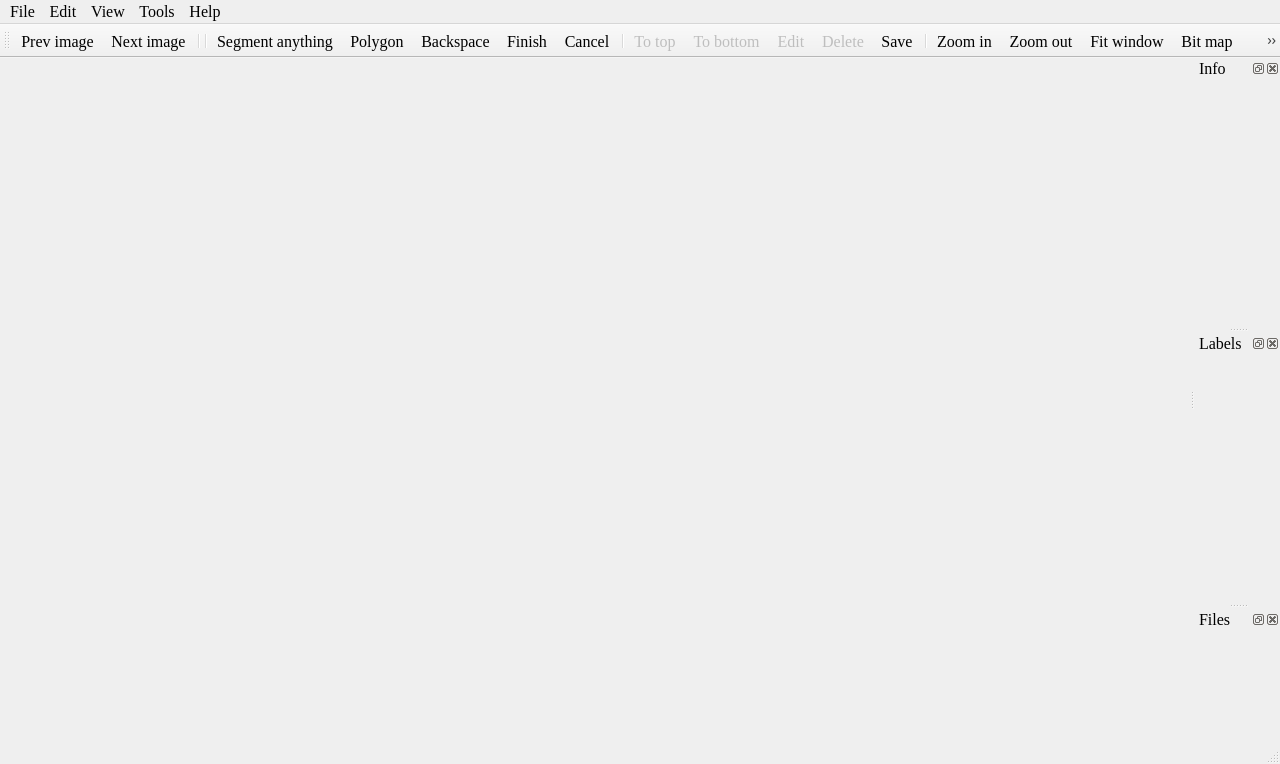
<?xml version="1.0" encoding="UTF-8"?>
<ui version="4.0">
 <class>MainWindow</class>
 <widget class="QMainWindow" name="MainWindow">
  <property name="geometry">
   <rect>
    <x>0</x>
    <y>0</y>
    <width>1280</width>
    <height>764</height>
   </rect>
  </property>
  <property name="minimumSize">
   <size>
    <width>800</width>
    <height>600</height>
   </size>
  </property>
  <property name="font">
   <font>
    <family>Times New Roman</family>
    <pointsize>12</pointsize>
   </font>
  </property>
  <property name="windowTitle">
   <string>ISAT</string>
  </property>
  <property name="windowIcon">
   <iconset>
    <normaloff>:/icons/icons/isat_bg_50x25.png</normaloff>:/icons/icons/isat_bg_50x25.png</iconset>
  </property>
  <widget class="QWidget" name="centralwidget">
   <layout class="QVBoxLayout" name="verticalLayout">
    <property name="spacing">
     <number>0</number>
    </property>
    <property name="leftMargin">
     <number>0</number>
    </property>
    <property name="topMargin">
     <number>0</number>
    </property>
    <property name="rightMargin">
     <number>0</number>
    </property>
    <property name="bottomMargin">
     <number>0</number>
    </property>
   </layout>
  </widget>
  <widget class="QMenuBar" name="menubar">
   <property name="enabled">
    <bool>true</bool>
   </property>
   <property name="geometry">
    <rect>
     <x>0</x>
     <y>0</y>
     <width>1280</width>
     <height>24</height>
    </rect>
   </property>
   <property name="font">
    <font>
     <family>Times New Roman</family>
     <pointsize>12</pointsize>
    </font>
   </property>
   <property name="autoFillBackground">
    <bool>false</bool>
   </property>
   <property name="defaultUp">
    <bool>false</bool>
   </property>
   <property name="nativeMenuBar">
    <bool>true</bool>
   </property>
   <widget class="QMenu" name="menuFile">
    <property name="font">
     <font>
      <family>Times New Roman</family>
      <pointsize>12</pointsize>
     </font>
    </property>
    <property name="title">
     <string>File</string>
    </property>
    <addaction name="actionOpen_dir"/>
    <addaction name="actionSave_dir"/>
    <addaction name="separator"/>
    <addaction name="actionPrev"/>
    <addaction name="actionNext"/>
    <addaction name="separator"/>
    <addaction name="actionSetting"/>
    <addaction name="actionExit"/>
   </widget>
   <widget class="QMenu" name="menuView">
    <property name="font">
     <font>
      <family>Times New Roman</family>
      <pointsize>12</pointsize>
     </font>
    </property>
    <property name="title">
     <string>View</string>
    </property>
    <addaction name="separator"/>
    <addaction name="actionZoom_in"/>
    <addaction name="actionZoom_out"/>
    <addaction name="actionFit_wiondow"/>
    <addaction name="separator"/>
    <addaction name="actionBit_map"/>
    <addaction name="separator"/>
   </widget>
   <widget class="QMenu" name="menuAbout">
    <property name="font">
     <font>
      <family>Times New Roman</family>
      <pointsize>12</pointsize>
     </font>
    </property>
    <property name="title">
     <string>Help</string>
    </property>
    <widget class="QMenu" name="menuLaguage">
     <property name="title">
      <string>Laguage</string>
     </property>
     <property name="icon">
      <iconset resource="../icons.qrc">
       <normaloff>:/icon/icons/翻译_translate.svg</normaloff>:/icon/icons/翻译_translate.svg</iconset>
     </property>
     <addaction name="actionChinese"/>
     <addaction name="actionEnglish"/>
    </widget>
    <addaction name="menuLaguage"/>
    <addaction name="actionShortcut"/>
    <addaction name="actionAbout"/>
   </widget>
   <widget class="QMenu" name="menuTools">
    <property name="enabled">
     <bool>true</bool>
    </property>
    <property name="font">
     <font>
      <family>Times New Roman</family>
      <pointsize>12</pointsize>
     </font>
    </property>
    <property name="title">
     <string>Tools</string>
    </property>
    <addaction name="actionToVOC"/>
    <addaction name="actionToCOCO"/>
    <addaction name="actionTo_LabelMe"/>
    <addaction name="separator"/>
    <addaction name="actionFromCOCO"/>
   </widget>
   <widget class="QMenu" name="menuEdit">
    <property name="font">
     <font>
      <family>Times New Roman</family>
      <pointsize>12</pointsize>
     </font>
    </property>
    <property name="title">
     <string>Edit</string>
    </property>
    <addaction name="actionSegment_anything"/>
    <addaction name="actionPolygon"/>
    <addaction name="actionBackspace"/>
    <addaction name="actionFinish"/>
    <addaction name="actionCancel"/>
    <addaction name="separator"/>
    <addaction name="actionTo_top"/>
    <addaction name="actionTo_bottom"/>
    <addaction name="separator"/>
    <addaction name="actionEdit"/>
    <addaction name="actionDelete"/>
    <addaction name="actionSave"/>
   </widget>
   <addaction name="menuFile"/>
   <addaction name="menuEdit"/>
   <addaction name="menuView"/>
   <addaction name="menuTools"/>
   <addaction name="menuAbout"/>
  </widget>
  <widget class="QStatusBar" name="statusbar">
   <property name="layoutDirection">
    <enum>Qt::LeftToRight</enum>
   </property>
  </widget>
  <widget class="QToolBar" name="toolBar">
   <property name="font">
    <font>
     <family>Times New Roman</family>
     <pointsize>12</pointsize>
    </font>
   </property>
   <property name="windowTitle">
    <string>toolBar</string>
   </property>
   <property name="iconSize">
    <size>
     <width>24</width>
     <height>24</height>
    </size>
   </property>
   <property name="toolButtonStyle">
    <enum>Qt::ToolButtonIconOnly</enum>
   </property>
   <property name="floatable">
    <bool>false</bool>
   </property>
   <attribute name="toolBarArea">
    <enum>TopToolBarArea</enum>
   </attribute>
   <attribute name="toolBarBreak">
    <bool>false</bool>
   </attribute>
   <addaction name="actionPrev"/>
   <addaction name="actionNext"/>
   <addaction name="separator"/>
   <addaction name="separator"/>
   <addaction name="actionSegment_anything"/>
   <addaction name="actionPolygon"/>
   <addaction name="actionBackspace"/>
   <addaction name="actionFinish"/>
   <addaction name="actionCancel"/>
   <addaction name="separator"/>
   <addaction name="actionTo_top"/>
   <addaction name="actionTo_bottom"/>
   <addaction name="actionEdit"/>
   <addaction name="actionDelete"/>
   <addaction name="actionSave"/>
   <addaction name="separator"/>
   <addaction name="actionZoom_in"/>
   <addaction name="actionZoom_out"/>
   <addaction name="actionFit_wiondow"/>
   <addaction name="actionBit_map"/>
   <addaction name="actionVisible"/>
  </widget>
  <widget class="QDockWidget" name="info_dock">
   <property name="minimumSize">
    <size>
     <width>85</width>
     <height>43</height>
    </size>
   </property>
   <property name="features">
    <set>QDockWidget::AllDockWidgetFeatures</set>
   </property>
   <property name="windowTitle">
    <string>Info</string>
   </property>
   <attribute name="dockWidgetArea">
    <number>2</number>
   </attribute>
   <widget class="QWidget" name="dockWidgetContents_2"/>
  </widget>
  <widget class="QDockWidget" name="labels_dock">
   <property name="minimumSize">
    <size>
     <width>85</width>
     <height>43</height>
    </size>
   </property>
   <property name="features">
    <set>QDockWidget::AllDockWidgetFeatures</set>
   </property>
   <property name="windowTitle">
    <string>Labels</string>
   </property>
   <attribute name="dockWidgetArea">
    <number>2</number>
   </attribute>
   <widget class="QWidget" name="dockWidgetContents_3"/>
  </widget>
  <widget class="QDockWidget" name="files_dock">
   <property name="windowTitle">
    <string>Files</string>
   </property>
   <attribute name="dockWidgetArea">
    <number>2</number>
   </attribute>
   <widget class="QWidget" name="dockWidgetContents"/>
  </widget>
  <action name="actionOpen_dir">
   <property name="icon">
    <iconset resource="../icons.qrc">
     <normaloff>:/icon/icons/照片_pic.svg</normaloff>:/icon/icons/照片_pic.svg</iconset>
   </property>
   <property name="text">
    <string>Images dir</string>
   </property>
   <property name="statusTip">
    <string>Open images dir.</string>
   </property>
  </action>
  <action name="actionZoom_in">
   <property name="icon">
    <iconset resource="../icons.qrc">
     <normaloff>:/icon/icons/放大_zoom-in.svg</normaloff>:/icon/icons/放大_zoom-in.svg</iconset>
   </property>
   <property name="text">
    <string>Zoom in</string>
   </property>
   <property name="statusTip">
    <string>Zoom in.</string>
   </property>
  </action>
  <action name="actionZoom_out">
   <property name="icon">
    <iconset resource="../icons.qrc">
     <normaloff>:/icon/icons/缩小_zoom-out.svg</normaloff>:/icon/icons/缩小_zoom-out.svg</iconset>
   </property>
   <property name="text">
    <string>Zoom out</string>
   </property>
   <property name="statusTip">
    <string>Zoom out.</string>
   </property>
  </action>
  <action name="actionFit_wiondow">
   <property name="icon">
    <iconset resource="../icons.qrc">
     <normaloff>:/icon/icons/全宽_fullwidth.svg</normaloff>:/icon/icons/全宽_fullwidth.svg</iconset>
   </property>
   <property name="text">
    <string>Fit window</string>
   </property>
   <property name="toolTip">
    <string>Fit window</string>
   </property>
   <property name="statusTip">
    <string>Fit window.</string>
   </property>
   <property name="shortcut">
    <string>F</string>
   </property>
  </action>
  <action name="actionSetting">
   <property name="icon">
    <iconset resource="../icons.qrc">
     <normaloff>:/icon/icons/设置_setting-two.svg</normaloff>:/icon/icons/设置_setting-two.svg</iconset>
   </property>
   <property name="text">
    <string>Setting</string>
   </property>
   <property name="statusTip">
    <string>Setting.</string>
   </property>
  </action>
  <action name="actionExit">
   <property name="icon">
    <iconset resource="../icons.qrc">
     <normaloff>:/icon/icons/开关_power.svg</normaloff>:/icon/icons/开关_power.svg</iconset>
   </property>
   <property name="text">
    <string>Exit</string>
   </property>
   <property name="toolTip">
    <string>Exit</string>
   </property>
   <property name="statusTip">
    <string>Exit.</string>
   </property>
  </action>
  <action name="actionSave_dir">
   <property name="icon">
    <iconset resource="../icons.qrc">
     <normaloff>:/icon/icons/文件夹-开_folder-open.svg</normaloff>:/icon/icons/文件夹-开_folder-open.svg</iconset>
   </property>
   <property name="text">
    <string>Label dir</string>
   </property>
   <property name="statusTip">
    <string>Open label dir.</string>
   </property>
  </action>
  <action name="actionSave">
   <property name="icon">
    <iconset resource="../icons.qrc">
     <normaloff>:/icon/icons/保存_save.svg</normaloff>:/icon/icons/保存_save.svg</iconset>
   </property>
   <property name="text">
    <string>Save</string>
   </property>
   <property name="statusTip">
    <string>Save annotation.</string>
   </property>
   <property name="shortcut">
    <string>S</string>
   </property>
  </action>
  <action name="actionPrev">
   <property name="checkable">
    <bool>false</bool>
   </property>
   <property name="icon">
    <iconset resource="../icons.qrc">
     <normaloff>:/icon/icons/上一步_back.svg</normaloff>:/icon/icons/上一步_back.svg</iconset>
   </property>
   <property name="text">
    <string>Prev image</string>
   </property>
   <property name="toolTip">
    <string>Prev image</string>
   </property>
   <property name="statusTip">
    <string>Prev image.</string>
   </property>
   <property name="shortcut">
    <string>A</string>
   </property>
   <property name="menuRole">
    <enum>QAction::TextHeuristicRole</enum>
   </property>
   <property name="priority">
    <enum>QAction::NormalPriority</enum>
   </property>
  </action>
  <action name="actionNext">
   <property name="icon">
    <iconset resource="../icons.qrc">
     <normaloff>:/icon/icons/下一步_next.svg</normaloff>:/icon/icons/下一步_next.svg</iconset>
   </property>
   <property name="text">
    <string>Next image</string>
   </property>
   <property name="toolTip">
    <string>Next image</string>
   </property>
   <property name="statusTip">
    <string>Next image.</string>
   </property>
   <property name="shortcut">
    <string>D</string>
   </property>
  </action>
  <action name="actionShortcut">
   <property name="icon">
    <iconset resource="../icons.qrc">
     <normaloff>:/icon/icons/键盘_keyboard-one.svg</normaloff>:/icon/icons/键盘_keyboard-one.svg</iconset>
   </property>
   <property name="text">
    <string>Shortcut</string>
   </property>
  </action>
  <action name="actionAbout">
   <property name="icon">
    <iconset resource="../icons.qrc">
     <normaloff>:/icon/icons/我的_me.svg</normaloff>:/icon/icons/我的_me.svg</iconset>
   </property>
   <property name="text">
    <string>About</string>
   </property>
  </action>
  <action name="actionSegment_anything">
   <property name="icon">
    <iconset resource="../icons.qrc">
     <normaloff>:/icon/icons/M_Favicon.ico</normaloff>:/icon/icons/M_Favicon.ico</iconset>
   </property>
   <property name="text">
    <string>Segment anything</string>
   </property>
   <property name="toolTip">
    <string>Segment anything</string>
   </property>
   <property name="statusTip">
    <string>Quick annotate using Segment anything.</string>
   </property>
   <property name="shortcut">
    <string>Q</string>
   </property>
  </action>
  <action name="actionDelete">
   <property name="enabled">
    <bool>false</bool>
   </property>
   <property name="icon">
    <iconset resource="../icons.qrc">
     <normaloff>:/icon/icons/删除_delete.svg</normaloff>:/icon/icons/删除_delete.svg</iconset>
   </property>
   <property name="text">
    <string>Delete</string>
   </property>
   <property name="toolTip">
    <string>Delete polygon</string>
   </property>
   <property name="statusTip">
    <string>Delete polygon.</string>
   </property>
   <property name="shortcut">
    <string>Del</string>
   </property>
  </action>
  <action name="actionBit_map">
   <property name="checkable">
    <bool>false</bool>
   </property>
   <property name="icon">
    <iconset resource="../icons.qrc">
     <normaloff>:/icon/icons/照片_pic.svg</normaloff>:/icon/icons/照片_pic.svg</iconset>
   </property>
   <property name="text">
    <string>Bit map</string>
   </property>
   <property name="statusTip">
    <string>Show instance or segmeent state.</string>
   </property>
   <property name="shortcut">
    <string>Space</string>
   </property>
  </action>
  <action name="actionEdit">
   <property name="enabled">
    <bool>false</bool>
   </property>
   <property name="icon">
    <iconset resource="../icons.qrc">
     <normaloff>:/icon/icons/编辑_edit.svg</normaloff>:/icon/icons/编辑_edit.svg</iconset>
   </property>
   <property name="text">
    <string>Edit</string>
   </property>
   <property name="toolTip">
    <string>Edit polygon</string>
   </property>
   <property name="statusTip">
    <string>Edit polygon attribute.</string>
   </property>
  </action>
  <action name="actionTo_top">
   <property name="enabled">
    <bool>false</bool>
   </property>
   <property name="icon">
    <iconset resource="../icons.qrc">
     <normaloff>:/icon/icons/去顶部_to-top.svg</normaloff>:/icon/icons/去顶部_to-top.svg</iconset>
   </property>
   <property name="text">
    <string>To top</string>
   </property>
   <property name="toolTip">
    <string>Move polygon to top layer</string>
   </property>
   <property name="statusTip">
    <string>Move polygon to top layer.</string>
   </property>
   <property name="shortcut">
    <string>T</string>
   </property>
  </action>
  <action name="actionTo_bottom">
   <property name="enabled">
    <bool>false</bool>
   </property>
   <property name="icon">
    <iconset resource="../icons.qrc">
     <normaloff>:/icon/icons/去底部_to-bottom.svg</normaloff>:/icon/icons/去底部_to-bottom.svg</iconset>
   </property>
   <property name="text">
    <string>To bottom</string>
   </property>
   <property name="toolTip">
    <string>Move polygon to bottom layer</string>
   </property>
   <property name="statusTip">
    <string>Move polygon to bottom layer.</string>
   </property>
   <property name="shortcut">
    <string>B</string>
   </property>
  </action>
  <action name="actionToVOC">
   <property name="icon">
    <iconset resource="../icons.qrc">
     <normaloff>:/icon/icons/VOC_32x32.png</normaloff>:/icon/icons/VOC_32x32.png</iconset>
   </property>
   <property name="text">
    <string>To VOC</string>
   </property>
   <property name="toolTip">
    <string>Convert ISAT to VOC</string>
   </property>
   <property name="statusTip">
    <string>Convert ISAT jsons to VOC png images.</string>
   </property>
   <property name="whatsThis">
    <string/>
   </property>
  </action>
  <action name="actionChinese">
   <property name="checkable">
    <bool>true</bool>
   </property>
   <property name="text">
    <string>中文</string>
   </property>
   <property name="font">
    <font>
     <family>Times New Roman</family>
     <pointsize>12</pointsize>
    </font>
   </property>
  </action>
  <action name="actionEnglish">
   <property name="checkable">
    <bool>true</bool>
   </property>
   <property name="text">
    <string>English</string>
   </property>
   <property name="font">
    <font>
     <family>Times New Roman</family>
     <pointsize>12</pointsize>
    </font>
   </property>
  </action>
  <action name="actionBackspace">
   <property name="icon">
    <iconset resource="../icons.qrc">
     <normaloff>:/icon/icons/删除_delete-two.svg</normaloff>:/icon/icons/删除_delete-two.svg</iconset>
   </property>
   <property name="text">
    <string>Backspace</string>
   </property>
   <property name="toolTip">
    <string>Backspace</string>
   </property>
   <property name="statusTip">
    <string>Backspace.</string>
   </property>
   <property name="shortcut">
    <string>Z</string>
   </property>
  </action>
  <action name="actionCancel">
   <property name="icon">
    <iconset resource="../icons.qrc">
     <normaloff>:/icon/icons/关闭_close-one.svg</normaloff>:/icon/icons/关闭_close-one.svg</iconset>
   </property>
   <property name="text">
    <string>Cancel</string>
   </property>
   <property name="toolTip">
    <string>Annotate canceled</string>
   </property>
   <property name="statusTip">
    <string>Annotate canceled.</string>
   </property>
   <property name="shortcut">
    <string>Esc</string>
   </property>
  </action>
  <action name="actionFinish">
   <property name="icon">
    <iconset resource="../icons.qrc">
     <normaloff>:/icon/icons/校验_check-one.svg</normaloff>:/icon/icons/校验_check-one.svg</iconset>
   </property>
   <property name="text">
    <string>Finish</string>
   </property>
   <property name="toolTip">
    <string>Annotate finished</string>
   </property>
   <property name="statusTip">
    <string>Annotate finished.</string>
   </property>
   <property name="shortcut">
    <string>E</string>
   </property>
  </action>
  <action name="actionPolygon">
   <property name="icon">
    <iconset resource="../icons.qrc">
     <normaloff>:/icon/icons/锚点_anchor.svg</normaloff>:/icon/icons/锚点_anchor.svg</iconset>
   </property>
   <property name="text">
    <string>Polygon</string>
   </property>
   <property name="toolTip">
    <string>Draw polygon</string>
   </property>
   <property name="statusTip">
    <string>Accurately annotate by drawing polygon. </string>
   </property>
   <property name="shortcut">
    <string>C</string>
   </property>
  </action>
  <action name="actionVisible">
   <property name="icon">
    <iconset>
     <normaloff>:/icon/icons/眼睛_eyes.svg</normaloff>:/icon/icons/眼睛_eyes.svg</iconset>
   </property>
   <property name="text">
    <string>Visible</string>
   </property>
   <property name="statusTip">
    <string>Visible</string>
   </property>
   <property name="shortcut">
    <string>V</string>
   </property>
  </action>
  <action name="actionToCOCO">
   <property name="icon">
    <iconset resource="../icons.qrc">
     <normaloff>:/icon/icons/coco.ico</normaloff>:/icon/icons/coco.ico</iconset>
   </property>
   <property name="text">
    <string>To COCO</string>
   </property>
   <property name="toolTip">
    <string>Convert ISAT to COCO</string>
   </property>
   <property name="statusTip">
    <string>Convert ISAT jsons to COCO json.</string>
   </property>
  </action>
  <action name="actionFromCOCO">
   <property name="icon">
    <iconset resource="../icons.qrc">
     <normaloff>:/icon/icons/coco.ico</normaloff>:/icon/icons/coco.ico</iconset>
   </property>
   <property name="text">
    <string>From COCO</string>
   </property>
   <property name="toolTip">
    <string>Convert COCO to ISAT</string>
   </property>
   <property name="statusTip">
    <string>Convert COCO json to ISAT jsons.</string>
   </property>
  </action>
  <action name="actionTo_LabelMe">
   <property name="icon">
    <iconset resource="../icons.qrc">
     <normaloff>:/icon/icons/labelme_32x32.png</normaloff>:/icon/icons/labelme_32x32.png</iconset>
   </property>
   <property name="text">
    <string>To LabelMe</string>
   </property>
   <property name="toolTip">
    <string>Convert ISAT to LabelMe</string>
   </property>
   <property name="statusTip">
    <string>Convert ISAT jsons to LabelMe jsons.</string>
   </property>
  </action>
 </widget>
 <resources>
  <include location="../icons.qrc"/>
 </resources>
 <connections/>
</ui>
